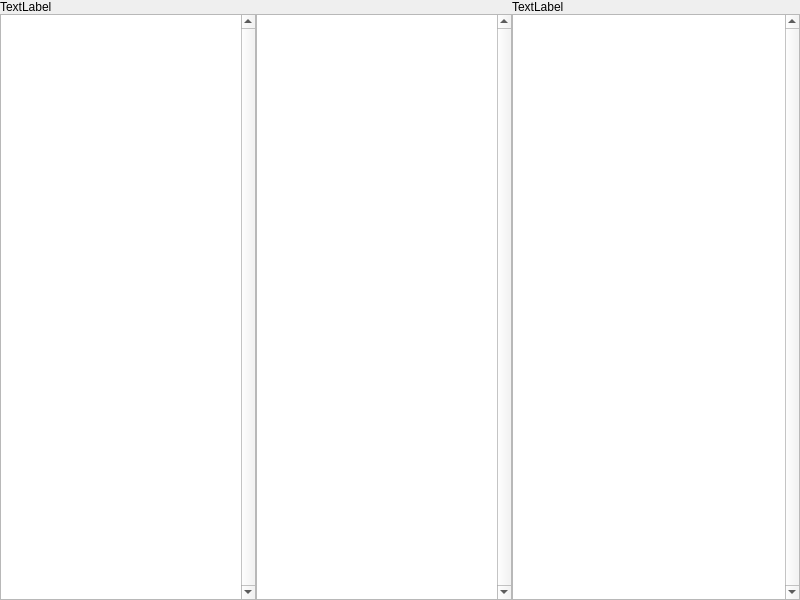
<?xml version="1.0" encoding="UTF-8"?>
<ui version="4.0">
 <class>window</class>
 <widget class="QMainWindow" name="window">
  <property name="geometry">
   <rect>
    <x>0</x>
    <y>0</y>
    <width>800</width>
    <height>600</height>
   </rect>
  </property>
  <property name="windowTitle">
   <string>synkor GUI</string>
  </property>
  <property name="animated">
   <bool>false</bool>
  </property>
  <widget class="QWidget" name="central_widget">
   <property name="minimumSize">
    <size>
     <width>320</width>
     <height>200</height>
    </size>
   </property>
   <layout class="QHBoxLayout" name="horizontal_layout" stretch="0,0">
    <property name="spacing">
     <number>0</number>
    </property>
    <property name="leftMargin">
     <number>0</number>
    </property>
    <property name="topMargin">
     <number>0</number>
    </property>
    <property name="rightMargin">
     <number>0</number>
    </property>
    <property name="bottomMargin">
     <number>0</number>
    </property>
    <item>
     <layout class="QVBoxLayout" name="vertical_layout_src">
      <property name="spacing">
       <number>0</number>
      </property>
      <item>
       <widget class="QLabel" name="label_src">
        <property name="text">
         <string>TextLabel</string>
        </property>
       </widget>
      </item>
      <item>
       <layout class="QHBoxLayout" name="horizontal_layout_src">
        <property name="spacing">
         <number>0</number>
        </property>
        <item>
         <widget class="QTreeView" name="tree_view_src">
          <property name="verticalScrollBarPolicy">
           <enum>Qt::ScrollBarAlwaysOn</enum>
          </property>
          <property name="horizontalScrollBarPolicy">
           <enum>Qt::ScrollBarAlwaysOff</enum>
          </property>
          <property name="sizeAdjustPolicy">
           <enum>QAbstractScrollArea::AdjustIgnored</enum>
          </property>
          <property name="editTriggers">
           <set>QAbstractItemView::NoEditTriggers</set>
          </property>
          <property name="dragEnabled">
           <bool>true</bool>
          </property>
          <property name="rootIsDecorated">
           <bool>false</bool>
          </property>
          <property name="uniformRowHeights">
           <bool>true</bool>
          </property>
          <attribute name="headerVisible">
           <bool>false</bool>
          </attribute>
          <attribute name="headerDefaultSectionSize">
           <number>600</number>
          </attribute>
         </widget>
        </item>
        <item>
         <widget class="QListView" name="list_view_src">
          <property name="verticalScrollBarPolicy">
           <enum>Qt::ScrollBarAlwaysOn</enum>
          </property>
          <property name="horizontalScrollBarPolicy">
           <enum>Qt::ScrollBarAlwaysOff</enum>
          </property>
          <property name="sizeAdjustPolicy">
           <enum>QAbstractScrollArea::AdjustIgnored</enum>
          </property>
          <property name="editTriggers">
           <set>QAbstractItemView::NoEditTriggers</set>
          </property>
          <property name="dragEnabled">
           <bool>true</bool>
          </property>
          <property name="selectionMode">
           <enum>QAbstractItemView::ExtendedSelection</enum>
          </property>
          <property name="selectionBehavior">
           <enum>QAbstractItemView::SelectRows</enum>
          </property>
          <property name="selectionRectVisible">
           <bool>true</bool>
          </property>
         </widget>
        </item>
       </layout>
      </item>
     </layout>
    </item>
    <item>
     <layout class="QVBoxLayout" name="vertical_layout_dst">
      <property name="spacing">
       <number>0</number>
      </property>
      <item>
       <widget class="QLabel" name="label_dst">
        <property name="text">
         <string>TextLabel</string>
        </property>
       </widget>
      </item>
      <item>
       <widget class="QTreeView" name="tree_view_dst">
        <property name="verticalScrollBarPolicy">
         <enum>Qt::ScrollBarAlwaysOn</enum>
        </property>
        <property name="horizontalScrollBarPolicy">
         <enum>Qt::ScrollBarAlwaysOff</enum>
        </property>
        <property name="sizeAdjustPolicy">
         <enum>QAbstractScrollArea::AdjustIgnored</enum>
        </property>
        <property name="rootIsDecorated">
         <bool>false</bool>
        </property>
        <property name="uniformRowHeights">
         <bool>true</bool>
        </property>
        <attribute name="headerVisible">
         <bool>false</bool>
        </attribute>
        <attribute name="headerDefaultSectionSize">
         <number>600</number>
        </attribute>
       </widget>
      </item>
     </layout>
    </item>
   </layout>
  </widget>
 </widget>
 <resources/>
 <connections/>
</ui>
